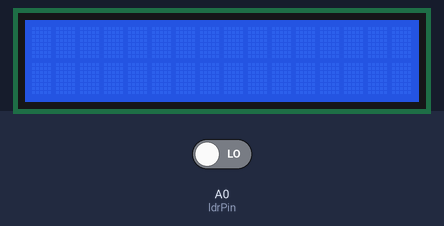
This sketch was run on a simulated Arduino Uno, built with avr-gcc and run on an emulated ATmega328P. Parts: 16×2 character LCD. Inputs (shaded band) come from the test bench; at power-on: A0 (ldrPin) LOW. Random numbers use the default seed unless the sketch sets one; what the sketch prints to the serial monitor is not drawn.

Above: at 1.2 s.
1.3 s: A0 (ldrPin) driven HIGH
At 1.7 s:
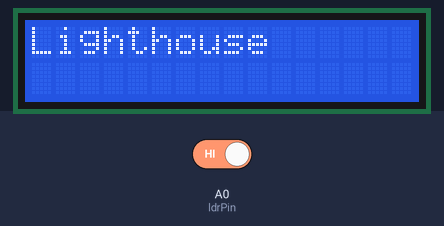
At 4.2 s:
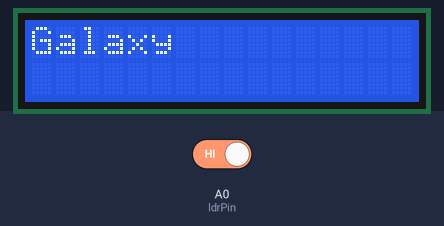
4.3 s: A0 (ldrPin) driven LOW
5.8 s: A0 (ldrPin) driven HIGH
At 6.1 s:
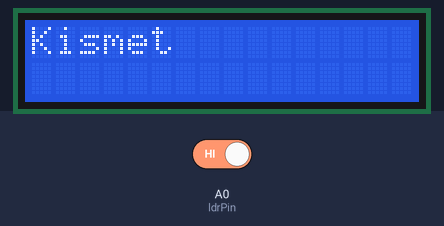
Timing chart, 0 to 8.8 s (numbered marks = the images above; inputs shaded):
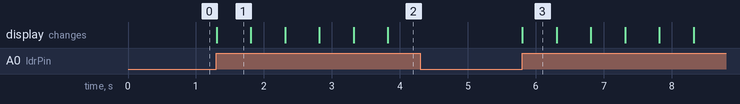

Measured:
- after the input at 1.3 s, the display: changes at once (image 1)
- after the input at 4.3 s, every drawn part: stays the same
- after the input at 5.8 s, the display: changes at once (image 3)
- what the display in image 1 shows lasts 0.5 s, from 1.3 s to 1.8 s

The sketch:

GenerateurDetecteurDigit.ino
```cpp
#include <LiquidCrystal.h>

LiquidCrystal lcd(12, 11, 5, 4, 3, 2);

int ldrPin = A0;
// Lire la valeur du LDR (résistance dépendante de la lumière)


void setup() {
  lcd.begin(16, 2);
  pinMode(ldrPin, INPUT);
  Serial.begin(9600);
}

void loop() {
  lcd.setCursor(0, 0);

  int ldrVal = digitalRead(ldrPin);
  Serial.println(ldrVal);

  // Si la lumière est détectée (ajustez la valeur seuil en fonction de votre environnement)
  if (digitalRead(ldrPin) == HIGH) {
    lcd.clear();

    // Liste des mots aléatoires
    const char* randomWords[] = {
      "Apple", "Banana", "Cherry", "Dragon", "Elephant", "Forest",
      "Giraffe", "Harmony", "Island", "Jupiter", "Kangaroo", "Lighthouse",
      "Mountain", "Nebula", "Ocean", "Penguin", "Quasar", "Rainbow",
      "Sunflower", "Tiger", "Umbrella", "Vortex", "Waffle", "Xylophone",
      "Yogurt", "Zeppelin", "Aurora", "Breeze", "Cascade", "Dolphin",
      "Enigma", "Flamingo", "Galaxy", "Horizon", "Infinity", "Jasmine",
      "Kaleidoscope", "Lagoon", "Mystique", "Nectar", "Orchid", "Paradox",
      "Quintessence", "Radiance", "Sapphire", "Tranquil", "Utopia", "Velvet",
      "Whisper", "Xanadu", "Yesterday", "Zephyr", "Cerulean", "Dandelion",
      "Ephemeral", "Fandango", "Gazelle", "Hibiscus", "Iridescent", "Jamboree",
      "Kismet", "Lullaby", "Majestic", "Nirvana", "Oasis", "Pandemonium",
      "Quicksilver", "Rhapsody", "Serenity", "Twilight", "Utopian", "Vivacious",
      "Wanderlust", "Xerox", "Yonder", "Zestful"
    };

    // Générer un index de mot aléatoire
    int indexWord = random(0, sizeof(randomWords) / sizeof(randomWords[0]));

    // Afficher le mot aléatoire sur l'écran LCD
    lcd.print(randomWords[indexWord]);

    delay(500);
  }
}
```
